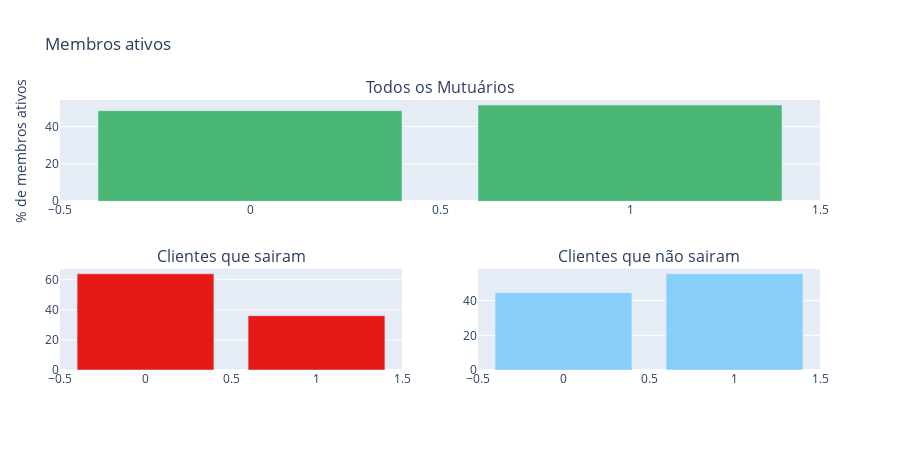

Notebook cell for this chart:
### Markdown cell above
### 2.4.5 Membro ativo

### Code cell
trace0, trace1, trace2 =  draw_bar_plot_vert("IsActiveMember", df)
fig = tools.make_subplots(rows=2, cols=2, specs=[[{'colspan': 2}, None], [{}, {}]], print_grid=False,
                          subplot_titles = ["Todos os Mutuários", "Clientes que sairam" ,"Clientes que não sairam"])
fig.append_trace(trace0, 1, 1)
fig.append_trace(trace1, 2, 1);
fig.append_trace(trace2, 2, 2);
fig['layout'].update(height=450, width= 900, showlegend=False, margin=dict(l=60), title = "Membros ativos");
fig['layout']['yaxis'].update(title="% de membros ativos");
iplot(fig);

### Figure 1 — Plotly figure (JSON) as saved in the notebook; plotly's stock layout.template omitted (floating-point values rounded to 4 significant figures)
{"data": [{"marker": {"color": "#49b675"}, "name": "All", "type": "bar", "x": [1, 0], "xaxis": "x", "y": [51.51, 48.49], "yaxis": "y"}, {"marker": {"color": "#e61919"}, "name": "Exited = 1", "type": "bar", "x": [0, 1], "xaxis": "x2", "y": [63.92, 36.08], "yaxis": "y2"}, {"marker": {"color": "#87cefa"}, "name": "Exited = 0", "type": "bar", "x": [1, 0], "xaxis": "x3", "y": [55.46, 44.54], "yaxis": "y3"}], "layout": {"annotations": [{"font": {"size": 16}, "showarrow": false, "text": "Todos os Mutuários", "x": 0.5, "xanchor": "center", "xref": "paper", "y": 1, "yanchor": "bottom", "yref": "paper"}, {"font": {"size": 16}, "showarrow": false, "text": "Clientes que sairam", "x": 0.225, "xanchor": "center", "xref": "paper", "y": 0.375, "yanchor": "bottom", "yref": "paper"}, {"font": {"size": 16}, "showarrow": false, "text": "Clientes que não sairam", "x": 0.775, "xanchor": "center", "xref": "paper", "y": 0.375, "yanchor": "bottom", "yref": "paper"}], "height": 450, "margin": {"l": 60}, "showlegend": false, "title": {"text": "Membros ativos"}, "width": 900, "xaxis": {"anchor": "y", "domain": [0, 1]}, "xaxis2": {"anchor": "y2", "domain": [0, 0.45]}, "xaxis3": {"anchor": "y3", "domain": [0.55, 1]}, "yaxis": {"anchor": "x", "domain": [0.625, 1], "title": {"text": "% de membros ativos"}}, "yaxis2": {"anchor": "x2", "domain": [0, 0.375]}, "yaxis3": {"anchor": "x3", "domain": [0, 0.375]}}}
